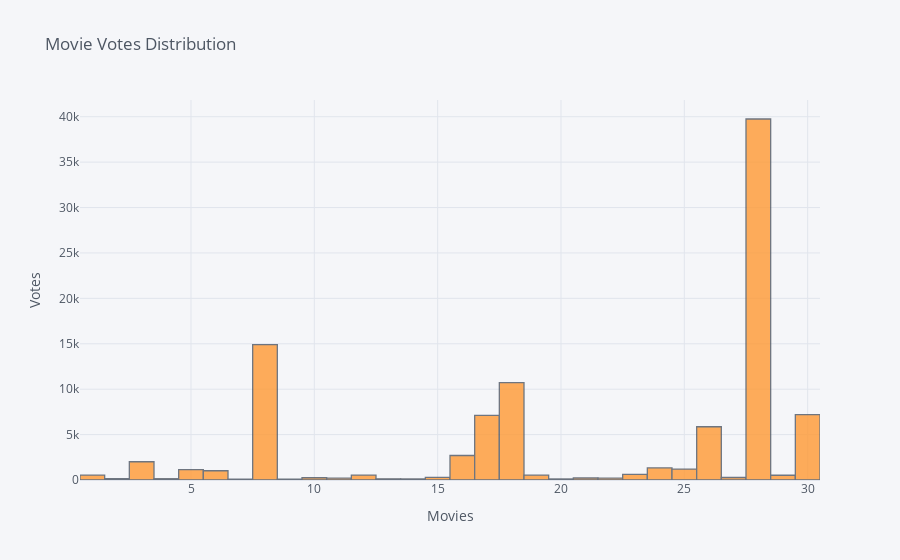

The notebook cell saved with this chart:
### Code cell
movies['Movie_Id'].iplot(kind='hist', bins=30,
                         xTitle='Movies', yTitle='Votes', title='Movie Votes Distribution');

### Figure 1 — Plotly figure (JSON) as saved in the notebook; plotly's stock layout.template omitted (floating-point values rounded to 4 significant figures; data arrays with more than 128 entries replaced by an {"elided": "..."} marker saying what was removed)
{"data": [{"histfunc": "count", "histnorm": "", "marker": {"color": "rgba(255, 153, 51, 1.0)", "line": {"color": "#4D5663", "width": 1.3}}, "name": "Movie_Id", "nbinsx": 30, "opacity": 0.8, "orientation": "v", "type": "histogram", "x": {"elided": "100000 int values"}}], "layout": {"barmode": "overlay", "legend": {"bgcolor": "#F5F6F9", "font": {"color": "#4D5663"}}, "paper_bgcolor": "#F5F6F9", "plot_bgcolor": "#F5F6F9", "title": {"font": {"color": "#4D5663"}, "text": "Movie Votes Distribution"}, "xaxis": {"gridcolor": "#E1E5ED", "showgrid": true, "tickfont": {"color": "#4D5663"}, "title": {"font": {"color": "#4D5663"}, "text": "Movies"}, "zerolinecolor": "#E1E5ED"}, "yaxis": {"gridcolor": "#E1E5ED", "showgrid": true, "tickfont": {"color": "#4D5663"}, "title": {"font": {"color": "#4D5663"}, "text": "Votes"}, "zerolinecolor": "#E1E5ED"}}}
